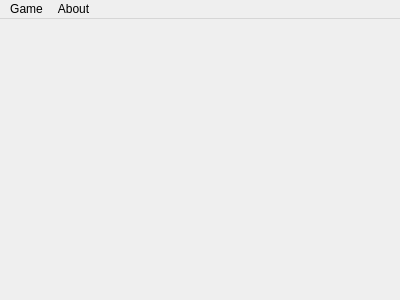
<?xml version="1.0" encoding="UTF-8"?>
<ui version="4.0">
 <class>MainWindow</class>
 <widget class="QMainWindow" name="MainWindow">
  <property name="geometry">
   <rect>
    <x>0</x>
    <y>0</y>
    <width>400</width>
    <height>300</height>
   </rect>
  </property>
  <property name="windowTitle">
   <string>MainWindow</string>
  </property>
  <widget class="QWidget" name="centralWidget"/>
  <widget class="QMenuBar" name="menuBar">
   <property name="geometry">
    <rect>
     <x>0</x>
     <y>0</y>
     <width>400</width>
     <height>23</height>
    </rect>
   </property>
   <widget class="QMenu" name="menuGame">
    <property name="title">
     <string>Game</string>
    </property>
    <addaction name="actionPrimary"/>
    <addaction name="actionMiddle"/>
    <addaction name="actionSenior"/>
    <addaction name="actionUser_defined"/>
    <addaction name="actionQuit"/>
   </widget>
   <widget class="QMenu" name="menuAbout">
    <property name="title">
     <string>About</string>
    </property>
    <addaction name="actionHow_to_play"/>
    <addaction name="separator"/>
    <addaction name="actionAbout_MineSweeper"/>
   </widget>
   <addaction name="menuGame"/>
   <addaction name="menuAbout"/>
  </widget>
  <action name="actionPrimary">
   <property name="text">
    <string>Primary</string>
   </property>
  </action>
  <action name="actionMiddle">
   <property name="text">
    <string>Middle</string>
   </property>
  </action>
  <action name="actionSenior">
   <property name="text">
    <string>Senior</string>
   </property>
  </action>
  <action name="actionQuit">
   <property name="text">
    <string>Quit</string>
   </property>
  </action>
  <action name="actionHow_to_play">
   <property name="text">
    <string>How to play</string>
   </property>
  </action>
  <action name="actionAbout_MineSweeper">
   <property name="text">
    <string>About MineSweeper</string>
   </property>
  </action>
  <action name="actionUser_defined">
   <property name="text">
    <string>User-defined</string>
   </property>
  </action>
  <action name="actionUser_defined_2">
   <property name="text">
    <string>User+defined</string>
   </property>
  </action>
 </widget>
 <layoutdefault spacing="6" margin="11"/>
 <resources/>
 <connections/>
</ui>
